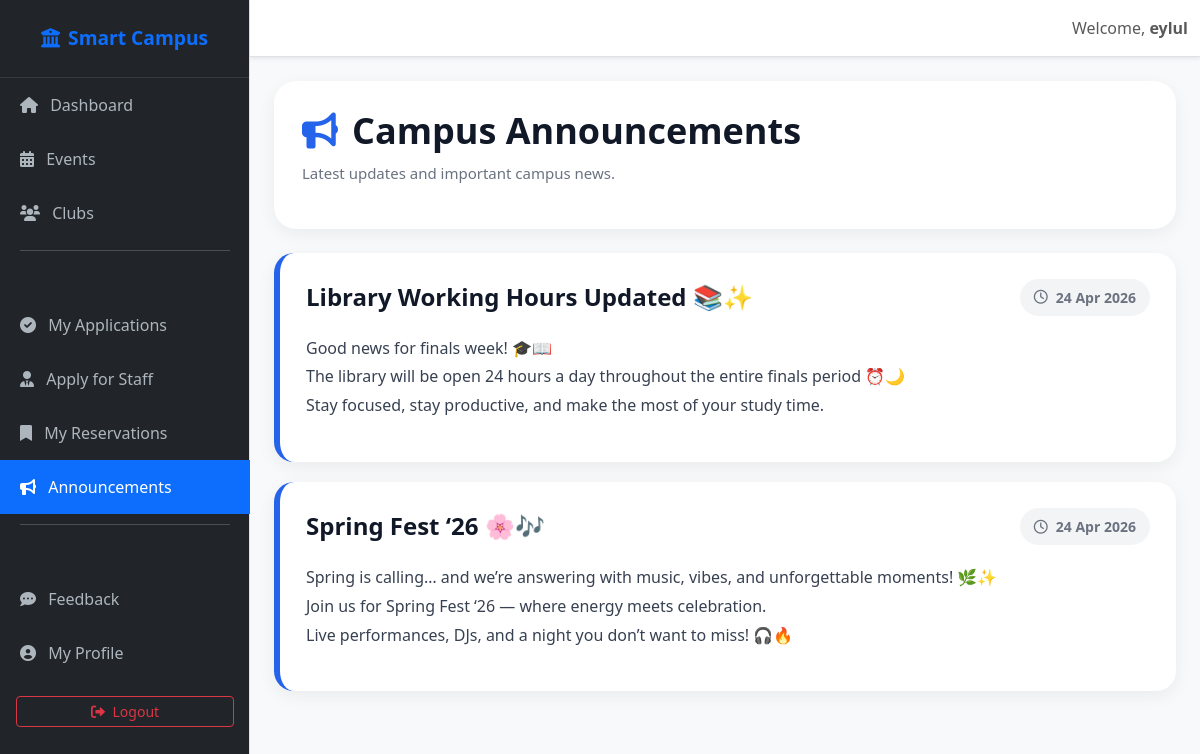
Screenshot of /announcements/ (signed in) with the database file from the repository.
### accounts/models.py (models this page shows, shortened)
class User(AbstractUser):
    ROLE_CHOICES = (
        ('student', 'Student'),
        ('staff', 'Staff'),
        ('admin', 'Admin'),
)
    role = models.CharField(max_length=10, choices=ROLE_CHOICES, default='student')
    phone_number = models.CharField(max_length=15, blank=True, null=True)

### core/models.py (models this page shows, shortened)
class Announcement(models.Model):
    title = models.CharField(max_length=200)
    content = models.TextField()
    created_at = models.DateTimeField(auto_now_add=True)
    is_active = models.BooleanField(default=True)

### core/views.py (the view)
@login_required
def announcements_list(request):
    announcements = Announcement.objects.all().order_by('-created_at')
    if request.user.role == 'admin':
        return render(request, 'core/admin_announcements.html', {
            'announcements': announcements
        })
    return render(request, 'core/announcements.html', {
        'announcements': announcements
    })

### templates/core/announcements.html (shortened to what this page needs)
{% extends "base.html" %}
{% block content %}
<div class="announcement-wrapper">
    <div class="announcement-header">
        <h2>
            <i class="fas fa-bullhorn"></i>
            Campus Announcements
        </h2>
        <p>Latest updates and important campus news.</p>
    </div>
    <div class="announcement-list">
        {% for announcement in announcements %}
        <div class="announcement-card">
            <div class="announcement-top">
                <h3>{{ announcement.title }}</h3>
                <div class="announcement-date">
                    <i class="far fa-clock"></i>
                    {{ announcement.created_at|date:"d M Y" }}
                </div>
            </div>
            <div class="announcement-content">
                {{ announcement.content|linebreaks }}
            </div>
        </div>
        {% empty %}
        <div class="empty-box">
            <i class="fas fa-comment-slash"></i>
            <p>No active announcements at the moment.</p>
        </div>
        {% endfor %}
    </div>
</div>
{% endblock %}

### templates/base.html (shortened to what this page needs)
<!DOCTYPE html>
<html lang="en">
<head>
    <link href="https://cdn.jsdelivr.net/npm/bootstrap@5.3.0/dist/css/bootstrap.min.css" rel="stylesheet">
    <link rel="stylesheet" href="https://cdnjs.cloudflare.com/ajax/libs/font-awesome/6.0.0/css/all.min.css">
</head>
<body class="bg-light">
<div class="d-flex" id="wrapper">
    <div class="border-end" id="sidebar-wrapper">
        <div class="sidebar-heading fw-bold text-center py-4 text-primary">
            <i class="fas fa-university me-2"></i>Smart Campus
        </div>
        <div class="list-group list-group-flush">
            <a class="nav-link-custom {% if request.resolver_match.url_name == 'student_dashboard' %}active{% endif %}" href="{% url 'student_dashboard' %}">
                <i class="fas fa-home me-2"></i> Dashboard
            </a>
            <a class="nav-link-custom {% if request.resolver_match.url_name == 'event_list' %}active{% endif %}" href="{% url 'event_list' %}">
                <i class="fas fa-calendar-alt me-2"></i> Events
            </a>
            <a class="nav-link-custom {% if request.resolver_match.url_name == 'club_list' %}active{% endif %}" href="{% url 'club_list' %}">
                <i class="fas fa-users me-2"></i> Clubs
            </a>
            <div class="sidebar-divider"></div>
            <div class="px-4 py-2 small text-muted text-uppercase">My Records</div>
            <a class="nav-link-custom {% if request.resolver_match.url_name == 'my_applications' %}active{% endif %}" href="{% url 'my_applications' %}">
                <i class="fas fa-check-circle me-2"></i> My Applications
            </a>
            <a class="nav-link-custom {% if request.resolver_match.url_name == 'apply_for_staff' %}active{% endif %}" href="{% url 'apply_for_staff' %}">
                <i class="fas fa-user-tie me-2"></i> Apply for Staff
            </a>
            <a class="nav-link-custom {% if request.resolver_match.url_name == 'my_reservations' %}active{% endif %}" href="{% url 'my_reservations' %}">
                <i class="fas fa-bookmark me-2"></i> My Reservations
            </a>
            <a class="nav-link-custom {% if request.resolver_match.url_name == 'announcements_list' %}active{% endif %}" href="{% url 'announcements_list' %}">
                <i class="fas fa-bullhorn me-2"></i> Announcements
            </a>
            <div class="sidebar-divider"></div>
            <div class="px-4 py-2 small text-muted text-uppercase">Account</div>
            <a class="nav-link-custom {% if request.resolver_match.url_name == 'send_feedback' %}active{% endif %}" href="{% url 'send_feedback' %}">
                <i class="fas fa-comment-dots me-2"></i> Feedback
            </a>
            <a class="nav-link-custom {% if request.resolver_match.url_name == 'my_profile' %}active{% endif %}" href="{% url 'my_profile' %}">
                <i class="fas fa-user-circle me-2"></i> My Profile
            </a>
            <form action="{% url 'logout' %}" method="post" class="px-3 mt-3">
                <button type="submit" class="btn btn-outline-danger btn-sm w-100">
                    <i class="fas fa-sign-out-alt me-1"></i> Logout
                </button>
            </form>
        </div>
    </div>
    <div id="page-content-wrapper">
        <nav class="navbar navbar-expand-lg navbar-light bg-white border-bottom shadow-sm">
            <div class="container-fluid">
                <div class="ms-auto d-flex align-items-center">
                    <span class="navbar-text">
                        Welcome, <strong>{{ user.username }}</strong>
                    </span>
                </div>
            </div>
        </nav>
        <div class="container-fluid p-4">
            {% block content %}{% endblock %}
        </div>
    </div>
</div>
</body>
</html>

### templates/base.html (style rules this page uses)
body { overflow-x: hidden; }
#sidebar-wrapper { min-height: 100vh; width: 250px; margin-left: -250px; transition: margin .25s ease-out; background: #212529; }
#sidebar-wrapper .sidebar-heading { padding: 0.875rem 1.25rem; font-size: 1.2rem; color: white; border-bottom: 1px solid #343a40; }
#sidebar-wrapper .list-group { width: 250px; }
#page-content-wrapper { min-width: 100vw; }
@media (min-width: 768px) { #sidebar-wrapper { margin-left: 0; } }
@media (min-width: 768px) { #page-content-wrapper { min-width: 0; width: 100%; } }
.nav-link-custom { color: #adb5bd; transition: 0.3s; padding: 15px 20px; display: block; text-decoration: none; }
.nav-link-custom.active { background: #0d6efd; color: white; }
.sidebar-divider { border-top: 1px solid #495057; margin: 10px 20px; }

### templates/core/announcements.html (style rules this page uses)
.announcement-wrapper { display:flex; flex-direction:column; gap:24px; }
.announcement-header { background:white; border-radius:22px; padding:28px; box-shadow:0 5px 18px rgba(0,0,0,0.06); }
.announcement-header h2 { margin:0; font-size:36px; font-weight:800; color:#111827; display:flex; align-items:center; gap:14px; }
.announcement-header h2 i { color:#2563eb; }
.announcement-header p { margin-top:10px; color:#6b7280; font-size:15px; }
.announcement-list { display:flex; flex-direction:column; gap:20px; }
.announcement-card { background:white; border-radius:20px; padding:26px; border-left:6px solid #2563eb; box-shadow:0 5px 18px rgba(0,0,0,0.06); transition:0.3s; }
.announcement-top { display:flex; justify-content:space-between; align-items:center; margin-bottom:18px; gap:20px; }
.announcement-top h3 { margin:0; color:#111827; font-size:24px; font-weight:700; }
.announcement-date { background:#f3f4f6; padding:8px 14px; border-radius:999px; color:#6b7280; font-size:14px; font-weight:600; display:flex; align-items:center; gap:8px; white-space:nowrap; }
.announcement-content { color:#374151; line-height:1.8; font-size:16px; }

### rows the page displays
User: username "eylul"
Announcement: title "Library Working Hours Updated 📚✨", created_at "24 Apr 2026", content "Good news for finals week! 🎓📖 The library will be open 24 hours a day throughout the entire finals period ⏰🌙 Stay focused, stay productive, and make the most of your study time."
Announcement: title "Spring Fest ‘26 🌸🎶", created_at "24 Apr 2026", content "Spring is calling… and we’re answering with music, vibes, and unforgettable moments! 🌿✨ Join us for Spring Fest ‘26 — where energy meets celebration. Live performances, DJs, and a night you don’t want to miss! 🎧🔥"
